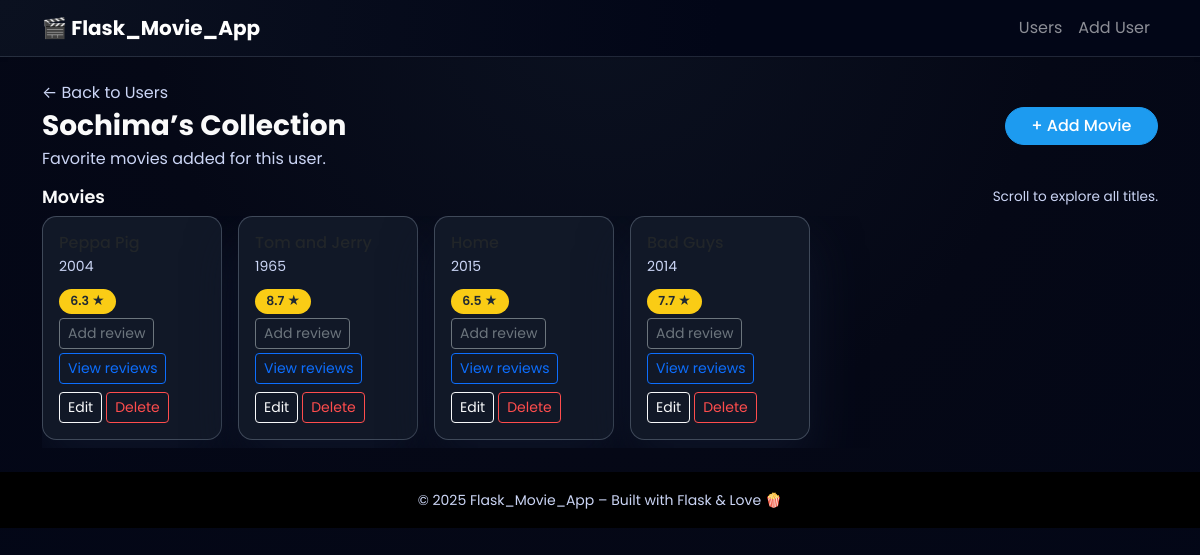
The page /users/2 on the database as committed earlier.
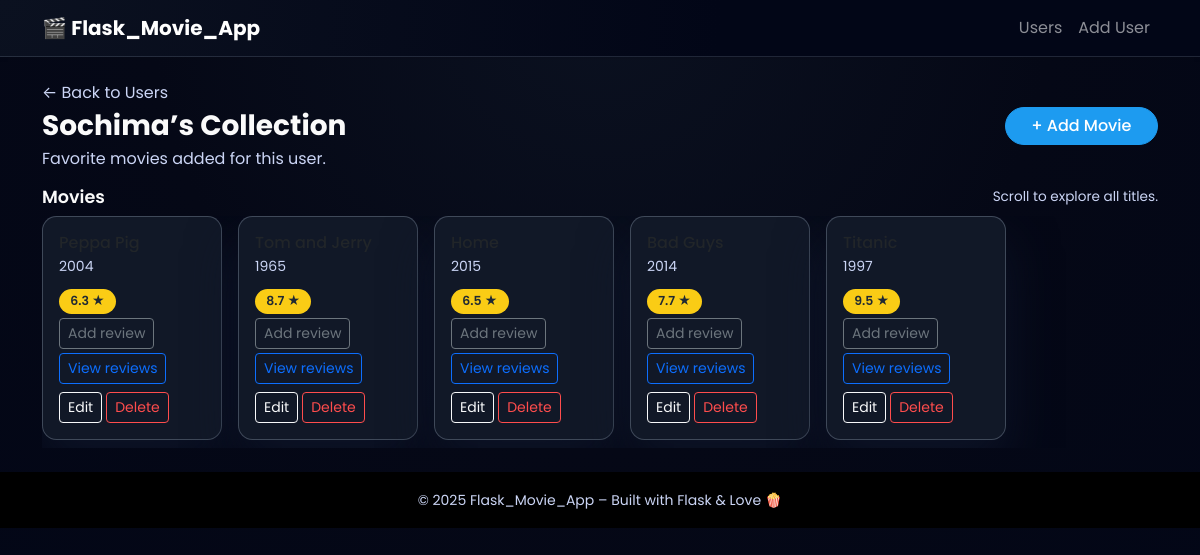
The same page on the database as committed later.
### models.py (models this page shows)
class User(db.Model):
    __tablename__ = "users"
    id = db.Column(db.Integer, primary_key=True)
    name = db.Column(db.String(100), nullable=False)
    movies = db.relationship(
        "Movie",
        back_populates="user",
        cascade="all, delete-orphan",
    )
    reviews = db.relationship(
        "Review",
        back_populates="user",
        cascade="all, delete-orphan",
    )

class Movie(db.Model):
    __tablename__ = "movies"
    id = db.Column(db.Integer, primary_key=True)
    name = db.Column(db.String(200), nullable=False)
    director_id = db.Column(db.Integer, db.ForeignKey("directors.id"), nullable=True)
    genre_id = db.Column(db.Integer, db.ForeignKey("genres.id"), nullable=True)
    director_obj = db.relationship("Director", back_populates="movies")
    genre_obj = db.relationship("Genre", back_populates="movies")
    year = db.Column(db.Integer, nullable=False)
    rating = db.Column(db.Float, nullable=False)
    user_id = db.Column(db.Integer, db.ForeignKey("users.id"), nullable=False)
    user = db.relationship("User", back_populates="movies")
    reviews = db.relationship(
        "Review",
        back_populates="movie",
        cascade="all, delete-orphan",
    )

### app.py (the view)
@app.route("/users/<int:user_id>")
def user_movies(user_id):
	user = get_user_or_404(user_id)
	movies = data_manager.get_user_movies(user_id)
	return render_template("user_movies.html", user=user, movies=movies)

### app.py (called while the page is built)
def get_user_or_404(user_id: int):
	user = data_manager.get_user(user_id)
	if user is None:
		abort(404)
	return user

### datamanager/sqlite_data_manager.py (called while the page is built)
    def get_user(self, user_id: int) -> Optional[User]:
        return self.session.get(User, user_id)

    def get_user_movies(self, user_id: int) -> List[Movie]:
        return (
            self.session.query(Movie)
            .filter(Movie.user_id == user_id)
            .all()
        )

### templates/user_movies.html (shortened to what this page needs)
{% extends "base.html" %}
{% block content %}
  <div class="d-flex justify-content-between align-items-center mb-3">
    <div>
      <p class="mb-1">
        <a href="{{ url_for('list_users') }}" class="text-decoration-none text-secondary">
          ← Back to Users
        </a>
      </p>
      <h1 class="h3 fw-bold mb-1">
        {{ user['name'] }}’s Collection
      </h1>
      <p class="text-secondary mb-0">
        Favorite movies added for this user.
      </p>
    </div>
    <div class="d-flex flex-column align-items-end gap-2">
      <a href="{{ url_for('add_movie', user_id=user['id']) }}" class="btn btn-primary">
        + Add Movie
      </a>
    </div>
  </div>
  {% if movies %}
    <section class="mt-3">
      <div class="d-flex justify-content-between align-items-center mb-2">
        <h2 class="section-title mb-0">Movies</h2>
        <p class="section-subtitle mb-0">
          Scroll to explore all titles.
        </p>
      </div>
      <div class="scroll-row">
        {% for movie in movies %}
          <div class="scroll-item">
            <div class="card movie-card h-100">
              <div class="card-body d-flex flex-column">
                <div class="mb-2">
                  <h3 class="h6 mb-1 text-truncate" title="{{ movie['name'] }}">
                  </h3>
                  <p class="mb-1 text-secondary small">
                    {{ movie['year'] }}
                  </p>
                </div>
                <div class="mt-auto">
                  <div class="d-flex justify-content-between align-items-center mb-2 flex-wrap gap-1">
                    <span class="badge-rating">
                      {{ movie['rating'] }} ★
                    </span>
                    <div class="d-flex flex-wrap gap-1">
                      <a
                        href="{{ url_for('add_review', user_id=user['id'], movie_id=movie['id']) }}"
                        class="btn btn-sm btn-outline-secondary"
                      >
                        Add review
                      </a>
                      <a
                        href="{{ url_for('movie_reviews', movie_id=movie['id']) }}"
                        class="btn btn-sm btn-outline-primary"
                      >
                        View reviews
                      </a>
                    </div>
                  </div>
                  <div class="d-flex flex-wrap gap-1">
                    <a
                      href="{{ url_for('update_movie', user_id=user['id'], movie_id=movie['id']) }}"
                      class="btn btn-sm btn-outline-light"
                    >
                      Edit
                    </a>
                    <a
                      href="{{ url_for('delete_movie', user_id=user['id'], movie_id=movie['id']) }}"
                      class="btn btn-sm btn-outline-danger"
                    >
                      Delete
                    </a>
                  </div>
                </div>
              </div>
            </div>
          </div>
        {% endfor %}
      </div>
    </section>
  {% endif %}
{% endblock %}

### templates/base.html (shortened to what this page needs)
<!doctype html>
<html lang="en">
<head>
  <link
    href="https://cdn.jsdelivr.net/npm/bootstrap@5.3.3/dist/css/bootstrap.min.css"
    rel="stylesheet"
  >
  <link rel="stylesheet" href="{{ url_for('static', filename='css/style.css') }}">
</head>
<body>
  <nav class="navbar navbar-expand-lg navbar-dark bg-black shadow-sm">
    <div class="container">
      <a class="navbar-brand fw-bold" href="{{ url_for('index') }}">
        🎬 Flask_Movie_App
      </a>
      <div class="collapse navbar-collapse" id="navbarNav">
        <ul class="navbar-nav ms-auto">
          <li class="nav-item">
            <a class="nav-link" href="{{ url_for('list_users') }}">Users</a>
          </li>
          <li class="nav-item">
            <a class="nav-link" href="{{ url_for('add_user') }}">Add User</a>
          </li>
        </ul>
      </div>
    </div>
  </nav>
  <main class="container py-4">
    {% block content %}{% endblock %}
  </main>
  <footer class="bg-black text-center text-secondary py-3 mt-auto">
    <small>&copy; {{ 2025 }} Flask_Movie_App – Built with Flask & Love 🍿</small>
  </footer>
</body>
</html>

### static/css/style.css (style rules this page uses)
:root { --bg-main: #050816; --bg-card: #111827; --accent: #1d9bf0; --accent-soft: rgba(29, 155, 240, 0.4); }
body { font-family: "Poppins", system-ui, -apple-system, BlinkMacSystemFont, "Segoe UI", sans-serif; background: radial-gradient(circle at top, #0b1120 0, var(--bg-main) 45%, #020617 100%); color: #fafafa; min-height: 100vh; }
.text-secondary { color: #cbd5f5 !important; }
.navbar { background: radial-gradient(circle at top left, #0b1120, #020617 60%) !important; border-bottom: 1px solid rgba(148, 163, 184, 0.2); }
.btn-primary { background: var(--accent); border-color: var(--accent); font-weight: 500; border-radius: 999px; padding-inline: 1.6rem; }
.btn-outline-danger { color: #ff4d4d !important; border-color: #ff4d4d !important; }
.section-title { font-size: 1.1rem; font-weight: 600; margin-bottom: 0.75rem; }
.section-subtitle { font-size: 0.85rem; color: #cbd5f5; }
.user-card, .movie-card { background: var(--bg-card); border-radius: 0.9rem; border: 1px solid rgba(148, 163, 184, 0.35); box-shadow: 0 25px 50px rgba(15, 23, 42, 0.8); transition: transform 0.18s ease, box-shadow 0.18s ease, border-color 0.18s ease, background 0.18s ease; }
.badge-rating { background: #facc15; color: #1f2933 !important; border-radius: 999px; padding: 0.2rem 0.7rem; font-size: 0.78rem; font-weight: 600; }
.scroll-row { display: flex; gap: 1rem; overflow-x: auto; padding-bottom: 0.5rem; scroll-snap-type: x mandatory; }
.scroll-item { min-width: 180px; max-width: 180px; scroll-snap-align: start; }

Rows that differ between the two databases and show on the page:
added Movie: year "1997", rating "9.5"
